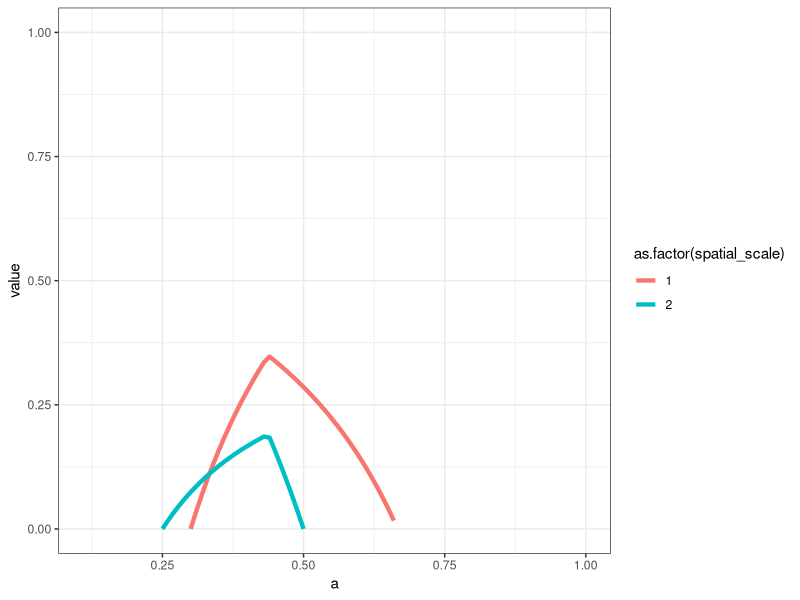

The R source for this figure:
library(tidyverse)


#################################
#The cost loss curves for the toy example
toy_example = read.csv('toy_example_data.csv')
treatment_cost = 10
possible_loss_costs = 10 / seq(0.11, 1, 0.01)
total_km2 = 16
smallest_grain_expense_perfect = (7 * treatment_cost) / total_km2
smallest_grain_expense_always = treatment_cost

values = data.frame()

for(this_scale in c(1,2)){
  data_subset = toy_example %>% filter(spatial_scale == this_scale)
  for(loss_cost in possible_loss_costs){
    smallest_grain_never = 7 * loss_cost / total_km2
    smallest_grain_maximum = min(smallest_grain_never, smallest_grain_expense_always)
    
    this_grain_tp_fp_expense = sum(data_subset$prediction) * treatment_cost
    this_grain_fn_expense = sum(data_subset$presence==1 & data_subset$prediction==0) * loss_cost
    this_grain_expense = (this_grain_fn_expense + this_grain_tp_fp_expense) / total_km2
    
    a = treatment_cost/loss_cost
    
    values = values %>%
      bind_rows(data.frame(spatial_scale = this_scale, expense_forecast = this_grain_expense, expense_max = smallest_grain_maximum,
                           expense_perfect = smallest_grain_expense_perfect, a=a))
  }
}

values$value = with(values, (expense_max - expense_forecast) / (expense_max - expense_perfect))

ggplot(values, aes(x=a, y=value, group=as.factor(spatial_scale), color=as.factor(spatial_scale))) +
  geom_line(size=1.5) +
  ylim(0,1) +
  theme_bw()
